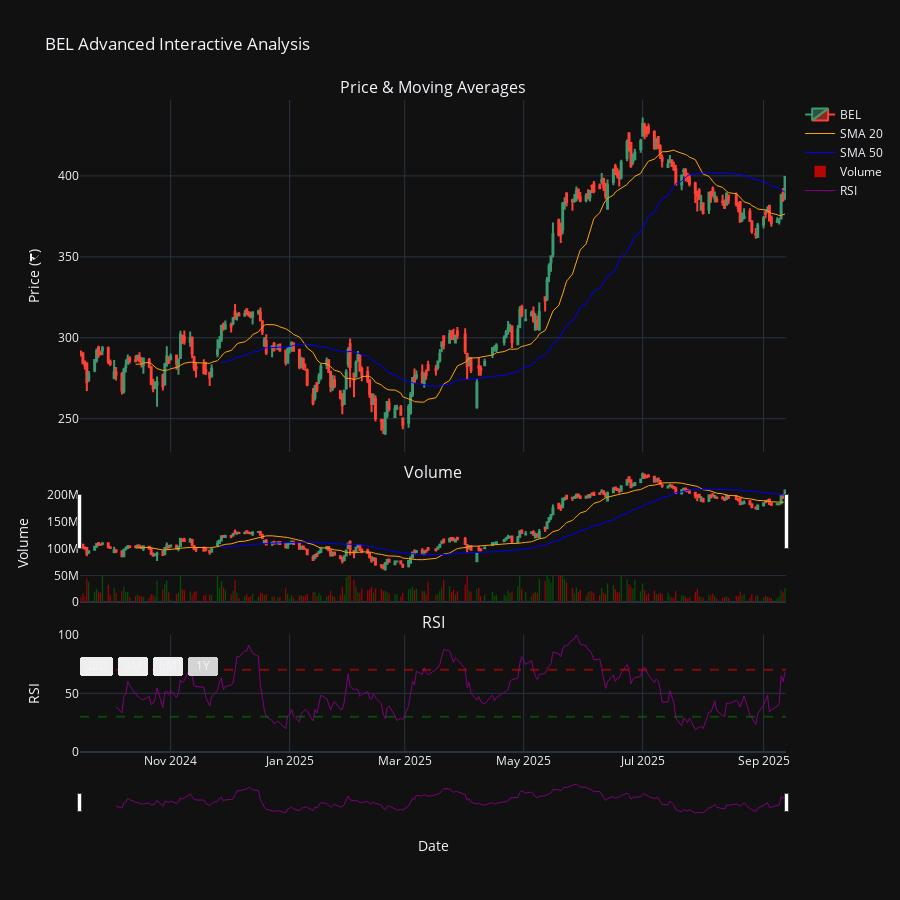

Here is the notebook cell this chart was saved with:
### Code cell
# Create advanced chart
advanced_fig = create_advanced_interactive_chart()
advanced_fig.show()

### Figure 1 — Plotly figure (JSON) as saved in the notebook; plotly's stock layout.template omitted (floating-point values rounded to 4 significant figures; data arrays with more than 128 entries replaced by an {"elided": "..."} marker saying what was removed)
{"data": [{"close": {"elided": "248 float values"}, "high": {"elided": "248 float values"}, "low": {"elided": "248 float values"}, "name": "BEL", "open": {"elided": "248 float values"}, "type": "candlestick", "x": {"elided": "248 str values"}, "xaxis": "x", "yaxis": "y"}, {"line": {"color": "orange", "width": 1}, "name": "SMA 20", "type": "scatter", "x": {"elided": "248 str values"}, "xaxis": "x", "y": {"elided": "248 float values"}, "yaxis": "y"}, {"line": {"color": "blue", "width": 1}, "name": "SMA 50", "type": "scatter", "x": {"elided": "248 str values"}, "xaxis": "x", "y": {"elided": "248 float values"}, "yaxis": "y"}, {"marker": {"color": {"elided": "248 str values"}}, "name": "Volume", "opacity": 0.7, "type": "bar", "x": {"elided": "248 str values"}, "xaxis": "x2", "y": {"elided": "248 float values"}, "yaxis": "y2"}, {"line": {"color": "purple", "width": 1}, "name": "RSI", "type": "scatter", "x": {"elided": "248 str values"}, "xaxis": "x3", "y": {"elided": "248 float values"}, "yaxis": "y3"}], "layout": {"annotations": [{"font": {"size": 16}, "showarrow": false, "text": "Price & Moving Averages", "x": 0.5, "xanchor": "center", "xref": "paper", "y": 1, "yanchor": "bottom", "yref": "paper"}, {"font": {"size": 16}, "showarrow": false, "text": "Volume", "x": 0.5, "xanchor": "center", "xref": "paper", "y": 0.41, "yanchor": "bottom", "yref": "paper"}, {"font": {"size": 16}, "showarrow": false, "text": "RSI", "x": 0.5, "xanchor": "center", "xref": "paper", "y": 0.18, "yanchor": "bottom", "yref": "paper"}], "height": 900, "hovermode": "x unified", "shapes": [{"line": {"color": "red", "dash": "dash"}, "opacity": 0.5, "type": "line", "x0": 0, "x1": 1, "xref": "x3 domain", "y0": 70, "y1": 70, "yref": "y3"}, {"line": {"color": "green", "dash": "dash"}, "opacity": 0.5, "type": "line", "x0": 0, "x1": 1, "xref": "x3 domain", "y0": 30, "y1": 30, "yref": "y3"}], "showlegend": true, "title": {"text": "BEL Advanced Interactive Analysis"}, "xaxis": {"anchor": "y", "domain": [0, 1], "matches": "x3", "showticklabels": false}, "xaxis2": {"anchor": "y2", "domain": [0, 1], "matches": "x3", "showticklabels": false}, "xaxis3": {"anchor": "y3", "domain": [0, 1], "rangeselector": {"buttons": [{"count": 30, "label": "30D", "step": "day", "stepmode": "backward"}, {"count": 90, "label": "3M", "step": "day", "stepmode": "backward"}, {"count": 180, "label": "6M", "step": "day", "stepmode": "backward"}, {"label": "1Y", "step": "all"}]}, "rangeslider": {"thickness": 0.05, "visible": true}, "title": {"text": "Date"}, "type": "date"}, "yaxis": {"anchor": "x", "domain": [0.46, 1], "title": {"text": "Price (₹)"}}, "yaxis2": {"anchor": "x2", "domain": [0.23, 0.41], "title": {"text": "Volume"}}, "yaxis3": {"anchor": "x3", "domain": [0, 0.18], "range": [0, 100], "title": {"text": "RSI"}}}}
